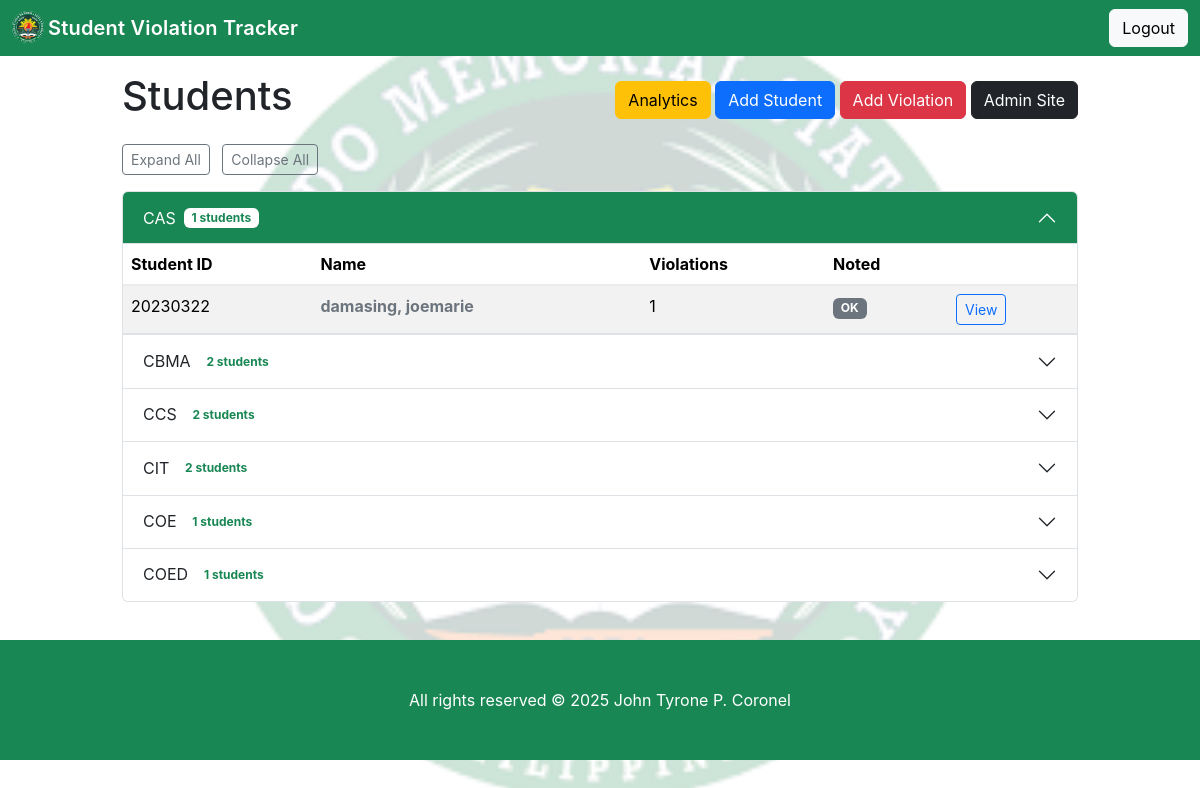
Page / (signed in) on the earlier database version.
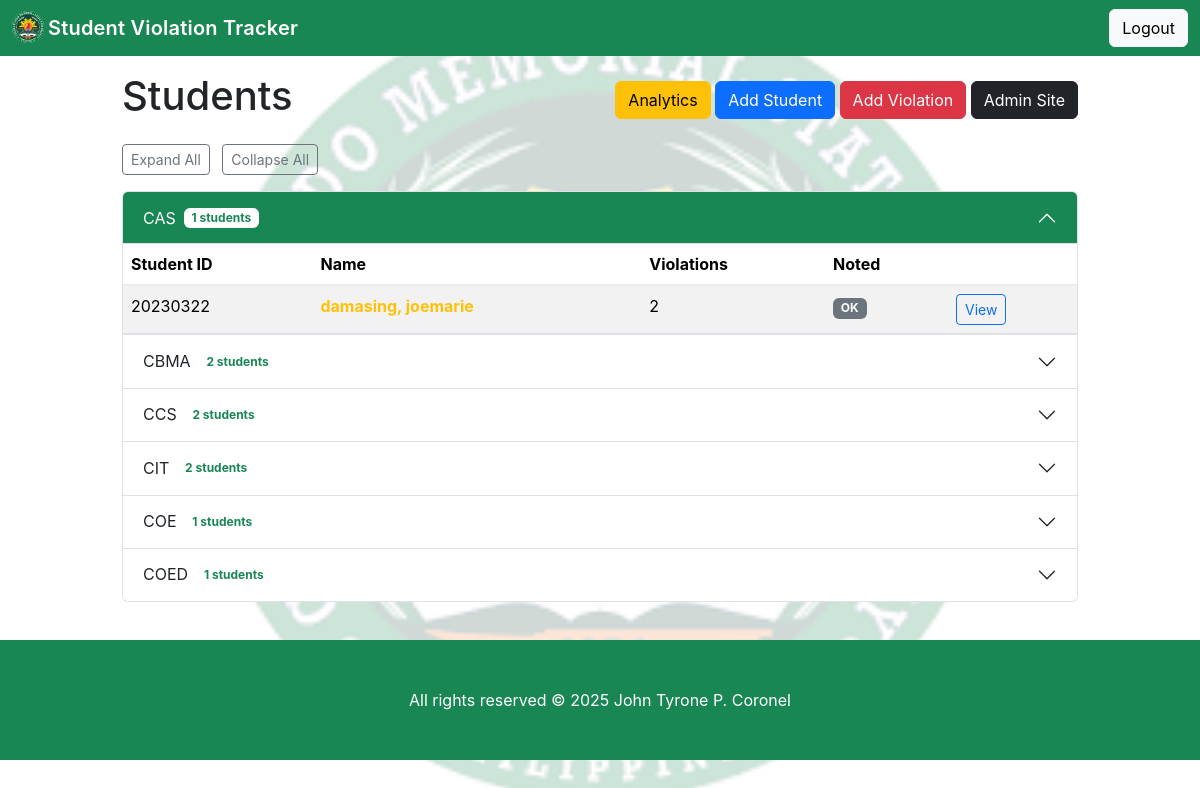
Same page on the later database version.
### tracker/models.py (models this page shows, shortened)
class Student(models.Model):
    student_id = models.CharField(
        max_length=8,
        unique=True,
        validators=[RegexValidator(regex=r'^\d{1,8}$', message="ID must be numeric and up to 8 digits.")]
    )
    first_name = models.CharField(max_length=100)
    last_name = models.CharField(max_length=100)
    course_year_section = models.CharField(max_length=150, blank=True, null=True)
    college = models.CharField(
        max_length=100,
        choices=[
            ("CAS", "College of Arts and Sciences"),
            ("CIT", "College of Industrial Technology"),
            ("COE", "College of Engineering"),
            ("CBMA", "College of Business Management and Accountancy"),
            ("CCS", "College of Computer Studies"),
            ("COED", "College of Education"),
        ],
        blank=True,
        null=True,
    )
    noted = models.BooleanField(default=False)
    class Meta:
        ordering = ["last_name", "first_name"]

### tracker/views.py (the view)
# urls.py: path("", views.student_list, name="student_list"),
@login_required(login_url='tracker:log')
def student_list(request):
    sort = request.GET.get("sort", "college")
    if sort == "name":
        students = Student.objects.all().order_by("last_name", "first_name")
    else:
        students = Student.objects.all().order_by("college", "last_name", "first_name")
    return render(request, "tracker/student_list.html", {"students": students})

### tracker/templates/tracker/student_list.html (shortened to what the changed rows need)
{% extends 'tracker/base.html' %}
{% block content %}
  <div class="d-flex justify-content-between align-items-center mb-3">
    <h1>Students</h1>
  </div>
  {% regroup students by college as college_list %}
  <div class="accordion" id="collegeAccordion">
    {% for college_group in college_list %}
      <div class="accordion-item">
        <h5 class="accordion-header" id="heading{{ forloop.counter }}">
          <button
            class="accordion-button {% if not forloop.first %}collapsed{% endif %}
              {% if college_group.grouper|lower == 'cas' %}college-cas
              {% elif college_group.grouper|lower == 'cbma' %}college-cbma
              {% elif college_group.grouper|lower == 'ccs' %}college-ccs
              {% elif college_group.grouper|lower == 'cit' %}college-cit
              {% elif college_group.grouper|lower == 'coe' %}college-coe
              {% elif college_group.grouper|lower == 'coed' %}college-coed
              {% else %}college-unspecified{% endif %}"
            type="button"
            data-bs-toggle="collapse"
            data-bs-target="#collapse{{ forloop.counter }}"
            aria-expanded="{% if forloop.first %}true{% else %}false{% endif %}"
            aria-controls="collapse{{ forloop.counter }}">
            {{ college_group.grouper|default:"Unspecified College"|upper }}
            <span class="badge bg-secondary ms-2">{{ college_group.list|length }} students</span>
          </button>
        </h5>
        <div id="collapse{{ forloop.counter }}"
             class="accordion-collapse collapse {% if forloop.first %}show{% endif %}"
             aria-labelledby="heading{{ forloop.counter }}"
             data-bs-parent="#collegeAccordion">
          <div class="accordion-body p-0">
            <table class="table table-striped mb-0">
              <thead>
                <tr>
                  <th>Student ID</th>
                  <th>Name</th>
                  <th>Violations</th>
                  <th>Noted</th>
                  <th></th>
                </tr>
              </thead>
              <tbody>
                {% for student in college_group.list %}
                  {% with student.violations.count as v_count %}
                  <tr>
                    <td>{{ student.student_id }}</td>
                    <td
                      {% if v_count >= 3 %}
                        class="text-danger fw-bold"
                      {% elif v_count == 2 %}
                        class="text-warning fw-bold"
                      {% elif v_count == 1 %}
                        class="text-secondary fw-bold"
                      {% endif %}
                    >
                      {{ student.last_name }}, {{ student.first_name }}
                    </td>
                    <td>{{ v_count }}</td>
                    <td>
                      {% if v_count >= 3 %}
                        <span class="badge bg-danger">Noted</span>
                      {% else %}
                        <span class="badge bg-secondary">OK</span>
                      {% endif %}
                    </td>
                    <td>
                      <a class="btn btn-sm btn-outline-primary" href="{% url 'tracker:student_detail' student.pk %}">View</a>
                    </td>
                  </tr>
                  {% endwith %}
                {% empty %}
                  <tr><td colspan="5">No students in this college.</td></tr>
                {% endfor %}
              </tbody>
            </table>
          </div>
        </div>
      </div>
    {% endfor %}
  </div>
{% endblock %}

Differences in the rows shown:
changed Student "damasing": violations.count "1" → "2"
